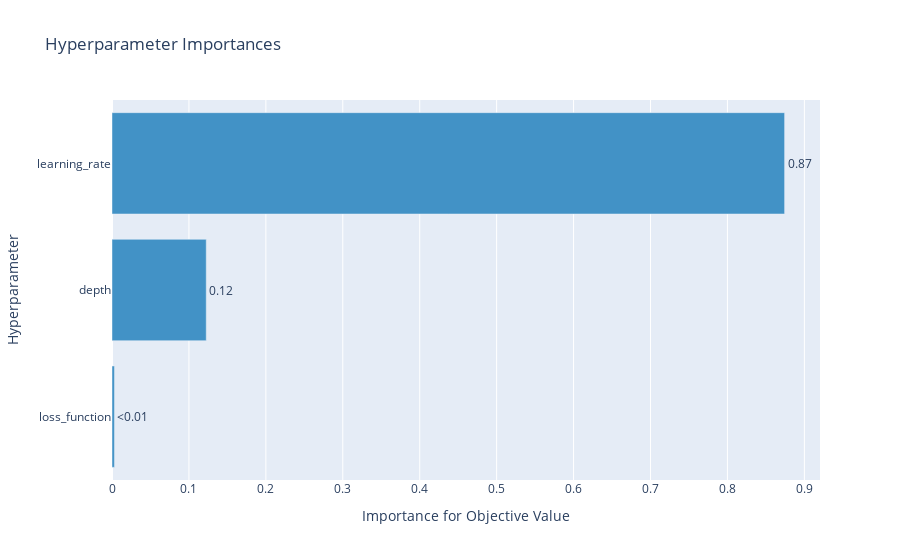

This figure's notebook cell:
### Code cell
optuna.visualization.plot_param_importances(study_cb)

### Figure 1 — Plotly figure (JSON) as saved in the notebook; plotly's stock layout.template omitted (floating-point values rounded to 4 significant figures)
{"data": [{"cliponaxis": false, "hovertemplate": ["loss_function (CategoricalDistribution): 0.0031863055192178913<extra></extra>", "depth (IntDistribution): 0.12250222264613428<extra></extra>", "learning_rate (FloatDistribution): 0.8743114718346479<extra></extra>"], "marker": {"color": "rgb(66,146,198)"}, "orientation": "h", "text": ["<0.01", "0.12", "0.87"], "textposition": "outside", "type": "bar", "x": [0.003186, 0.1225, 0.8743], "y": ["loss_function", "depth", "learning_rate"]}], "layout": {"showlegend": false, "title": {"text": "Hyperparameter Importances"}, "xaxis": {"title": {"text": "Importance for Objective Value"}}, "yaxis": {"title": {"text": "Hyperparameter"}}}}
